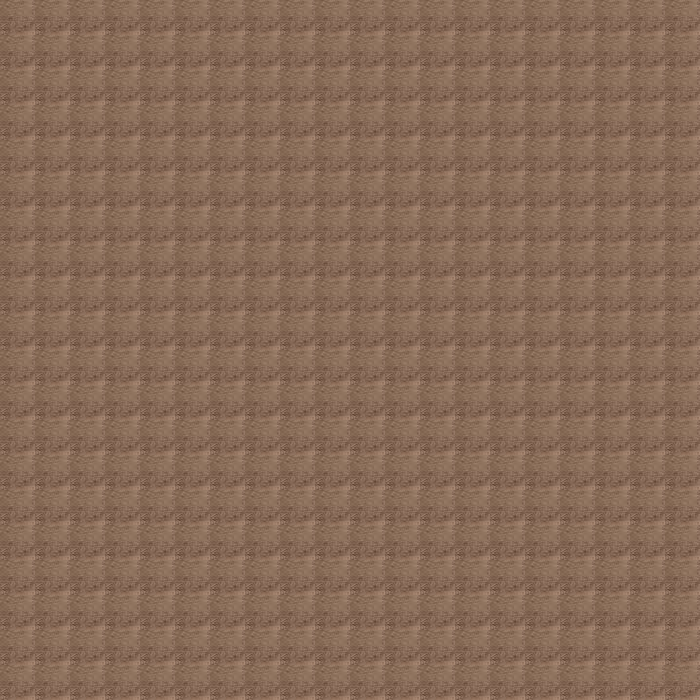

This is a level from a 2D game, rendered from its Tiled map with the project's own tilesets. A one-line summary and the map file follow, with tile-layer data summarised:
An orthogonal 20x20 tile map with 35x35 px tiles, 1 tile layer (Tile Layer 1).

<map version="1.0" orientation="orthogonal" width="20" height="20" tilewidth="35" tileheight="35">
 <tileset firstgid="1" name="background" tilewidth="35" tileheight="35">
  <image source="background.jpg" width="259" height="194" />
 </tileset>
 <layer name="Tile Layer 1" width="20" height="20">
  <data>[400 cells, 400 non-empty, 1 distinct tile ids]</data>
 </layer>
</map>
